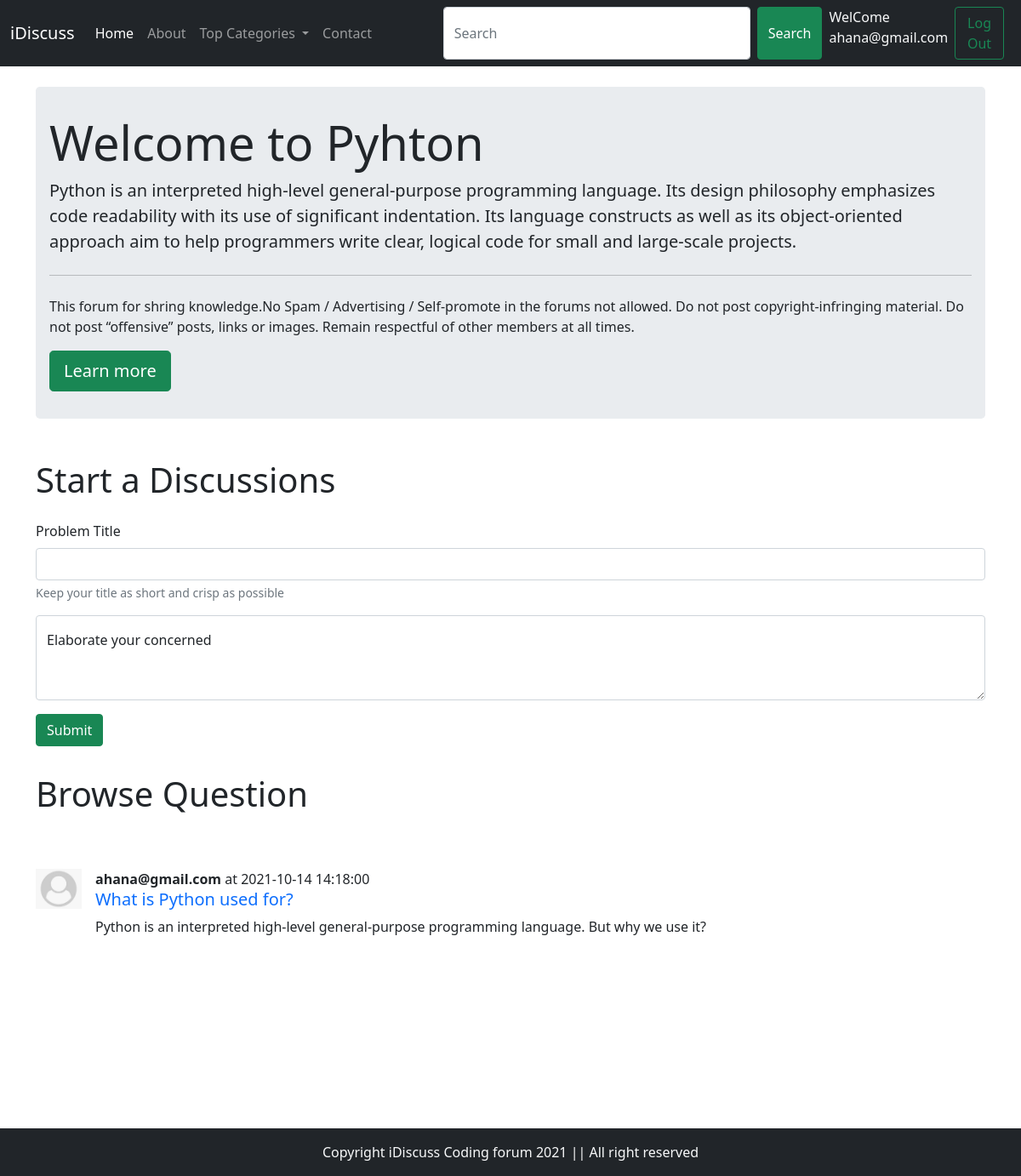
Screenshot of /threadList.php?catid=1 (signed in) with the database file from the repository.
### tables this page shows
CREATE TABLE `categories` (
  `category_Id` int(11) NOT NULL,
  `category_name` varchar(255) NOT NULL,
  `category_description` text NOT NULL,
  `TimeStmp` timestamp NOT NULL DEFAULT current_timestamp()
);

CREATE TABLE `threadlist` (
  `Thread_Id` int(11) NOT NULL,
  `Thread_Title` varchar(255) NOT NULL,
  `Thread_desc` text NOT NULL,
  `Thread_cat_id` int(11) NOT NULL,
  `Thread_user_id` int(21) NOT NULL,
  `TimeStmp` timestamp NOT NULL DEFAULT current_timestamp()
);

CREATE TABLE `users` (
  `sno` int(11) NOT NULL,
  `user_email` varchar(50) NOT NULL,
  `user_pass` varchar(255) NOT NULL,
  `TimeStmp` timestamp NOT NULL DEFAULT current_timestamp()
);

### threadList.php (the view, shortened to what this page needs)
<!doctype html>
<html lang="en">
<head>
    <link href="bootstrap/css/bootstrap.min.css" rel="stylesheet">
</head>
<body>
    <?php require'partials/header.php'; ?>
    <?php require'partials/dbconnect.php'; ?>
    <?php
    $id= $_GET["catid"];
     $sql="SELECT * FROM `categories` WHERE `category_Id`= '$id'";
     $result=mysqli_query($conn, $sql);
     while($row=mysqli_fetch_assoc($result)){
         $catName=$row['category_name'];
         $catDesc= $row['category_description'];
     } ?>
    <div class="container my-4">
        <div class="jumbotron">
            <h1 class="display-4">Welcome to <?php echo $catName ?></h1>
            <p class="lead"><?php echo $catDesc ?></p>
            <hr class="my-4">
            <p>This forum for shring knowledge.No Spam / Advertising / Self-promote in the forums not allowed.
                Do not post copyright-infringing material.
                Do not post “offensive” posts, links or images.
                Remain respectful of other members at all times.</p>
            <a class="btn btn-success btn-lg" href="#" role="button">Learn more</a>
        </div>
    </div>
    <?php
if(isset($_SESSION['loggedin']) && $_SESSION['loggedin']==true){
   echo' <div class="container">
        <h1 class="py-3">Start a Discussions</h1>
        <form action="'.$_SERVER['REQUEST_URI'].'?>" method="POST">
    <div class="mb-3">
        <label for="exampleInputEmail1" class="form-label">Problem Title</label>
        <input type="text" class="form-control" id="exampleInputEmail1" id="title" name="title"
            aria-describedby="emailHelp">
        <div id="emailHelp" class="form-text">Keep your title as short and crisp as possible</div>
        <input type="hidden" name="sno" value='.$_SESSION['sno'].'>
    </div>
    <div class="form-floating">
        <textarea class="form-control" placeholder="Elaborate your concerned" id="desc" name="desc"
            style="height: 100px"></textarea>
        <label for="floatingTextarea2">Elaborate your concerned</label>
    </div>
    <button type="submit" class="btn btn-success my-3">Submit</button>
    </form>
    </div>';
    }
    else{
    echo'<div class="container">
    <h1 class="py-3">Start a Discussions</h1>
    <p class="lead">You are not logged in. Please log in to start a Discussions</p>
    </div>';
    }
    ?>
    <div class="container " id="qusid">
        <h1 class="py-3">Browse Question</h1>
        <br>
        <?php
        $id= $_GET["catid"];
        $sql="SELECT * FROM `threadlist` WHERE `Thread_cat_id`='$id'";
        $result=mysqli_query($conn, $sql);
         while($row=mysqli_fetch_assoc($result)){
             $Title=$row['Thread_Title'];
             $Desc= $row['Thread_desc'];
             $id= $row['Thread_Id'];
             $thread_time=$row['TimeStmp'];
             $thread_user_id=$row['Thread_user_id'];
             $sql2="SELECT * FROM `users` WHERE `sno`= '$thread_user_id'";
             $result2=mysqli_query($conn, $sql2);
             if($result2!=null){
             $row2=mysqli_fetch_assoc($result2);
             }
       echo' <div class="d-flex my-3">
            <div class="flex-shrink-0">
                <img src="images/user_default.jpg" style="width:54px" alt="...">
            </div>
            <div class="flex-grow-1 ms-3">
            <p class="my-0"><b>'.$row2['user_email'].'</b> at '.$thread_time.'</p>
                <h5 class="mt-0"><a href="thread.php?Thread_Id='.$id.'" style="text-decoration:none;">'.$Title.'</a></h5>
                '.$Desc.'
            </div>
        </div>
        <br>'
        ;
    }
    ?>
    </div>
    <?php require'partials/footer.php'; ?>
</body>
</html>

### threadList.php (style rules this page uses)
.jumbotron { padding: 2rem 1rem; margin-bottom: 2rem; background-color: #e9ecef; border-radius: .3rem; }
#qusid { min-height: 433px; }

### rows the page displays
categories: category_name "Pyhton", category_description "Python is an interpreted high-level general-purpose programming language. Its design philosophy emphasizes code readability with its use of significant indentation. Its language constructs as well as its object-oriented approach aim to help programmers write clear, logical code for small and large-scale projects."
threadlist: users.user_email "ahana@gmail.com", TimeStmp "2021-10-14 14:18:00", Thread_Title "What is Python used for?", Thread_desc "Python is an interpreted high-level general-purpose programming language. But why we use it?"

### other values shown
$_SESSION['useremail'] "ahana@gmail.com"
